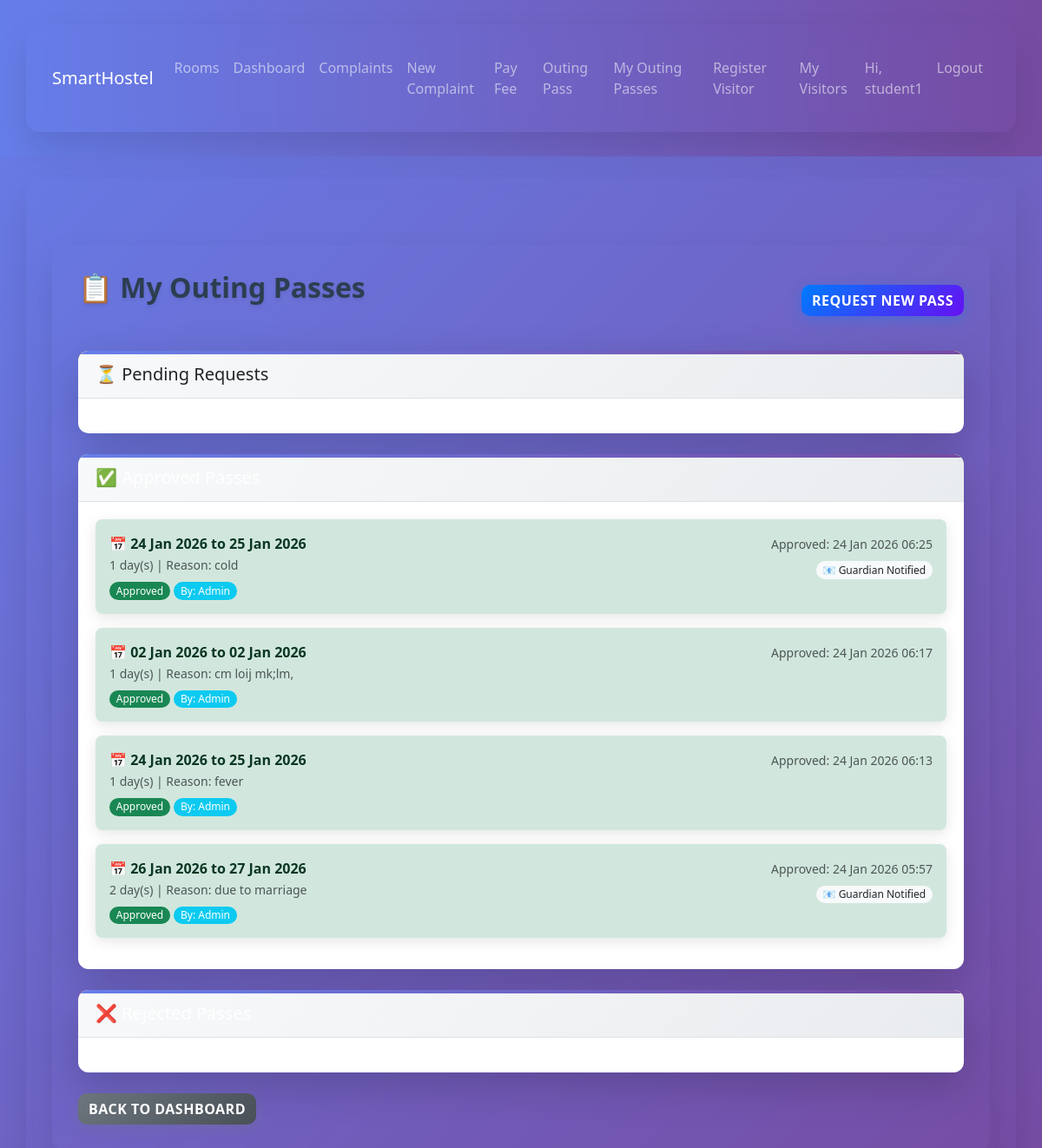
Screenshot of /outing/my-passes/ (signed in) with the database file from the repository.
### hostel/models.py (models this page shows, shortened)
class OutingPass(models.Model):
    STATUS_CHOICES = [
        ('pending', 'Pending'),
        ('approved', 'Approved'),
        ('rejected', 'Rejected'),
    ]
    student = models.ForeignKey(StudentProfile, on_delete=models.CASCADE)
    from_date = models.DateField()
    to_date = models.DateField()
    days_requested = models.PositiveIntegerField()
    reason = models.TextField()
    status = models.CharField(max_length=20, choices=STATUS_CHOICES, default='pending')
    requested_on = models.DateTimeField(auto_now_add=True)
    approved_on = models.DateTimeField(null=True, blank=True)
    approved_by = models.ForeignKey(User, on_delete=models.SET_NULL, null=True, blank=True, related_name='approved_passes')
    rejection_reason = models.TextField(blank=True)
    guardian_email = models.EmailField(blank=True)
    guardian_phone = models.CharField(max_length=20, blank=True)
    notification_sent = models.BooleanField(default=False)
    class Meta:
        ordering = ['-requested_on']

### hostel/views.py (the view)
# urls.py: path('outing/my-passes/', views.my_outing_passes, name='my_outing_passes'),
@login_required
def my_outing_passes(request):
    if request.user.is_staff:
        return redirect('admin_dashboard')
    profile = request.user.studentprofile
    passes = OutingPass.objects.filter(student=profile).order_by('-requested_on')
    return render(request, 'hostel/my_outing_passes.html', {'passes': passes})

### templates/hostel/my_outing_passes.html (shortened to what this page needs)
{% extends 'hostel/base.html' %}
{% load static %}
{% block content %}
<div class="container mt-5">
    <div class="row">
        <div class="col-md-12">
            <div class="d-flex justify-content-between align-items-center mb-4">
                <h2>📋 My Outing Passes</h2>
                <a href="{% url 'request_outing_pass' %}" class="btn btn-primary">
                     Request New Pass
                </a>
            </div>
            {% if passes %}
                <div class="card shadow-lg border-0 mb-4">
                    <div class="card-header bg-warning text-dark">
                        <h5 class="mb-0">⏳ Pending Requests</h5>
                    </div>
                    <div class="card-body">
                    </div>
                </div>
                <div class="card shadow-lg border-0 mb-4">
                    <div class="card-header bg-success text-white">
                        <h5 class="mb-0">✅ Approved Passes</h5>
                    </div>
                    <div class="card-body">
                        {% for pass in passes %}
                            {% if pass.status == 'approved' %}
                                <div class="alert alert-success mb-3 border-left border-4" style="border-left-color: #28a745 !important;">
                                    <div class="row">
                                        <div class="col-md-8">
                                            <strong>📅 {{ pass.from_date|date:"d M Y" }} to {{ pass.to_date|date:"d M Y" }}</strong>
                                            <br>
                                            <small class="text-muted">{{ pass.days_requested }} day(s) | Reason: {{ pass.reason|truncatewords:10 }}</small>
                                            <br>
                                            <span class="badge bg-success mt-2">Approved</span>
                                            {% if pass.approved_by %}
                                                <span class="badge bg-info mt-2">By: {{ pass.approved_by.first_name }}</span>
                                            {% endif %}
                                        </div>
                                        <div class="col-md-4 text-end">
                                            <small class="text-muted">Approved: {{ pass.approved_on|date:"d M Y H:i" }}</small>
                                            <br>
                                            {% if pass.notification_sent %}
                                                <span class="badge bg-light text-dark mt-2">📧 Guardian Notified</span>
                                            {% endif %}
                                        </div>
                                    </div>
                                </div>
                            {% endif %}
                        {% endfor %}
                    </div>
                </div>
                <div class="card shadow-lg border-0 mb-4">
                    <div class="card-header bg-danger text-white">
                        <h5 class="mb-0">❌ Rejected Passes</h5>
                    </div>
                    <div class="card-body">
                    </div>
                </div>
            {% endif %}
            <div class="mt-4">
                <a href="{% url 'student_dashboard' %}" class="btn btn-secondary">
                     Back to Dashboard
                </a>
            </div>
        </div>
    </div>
</div>
{% endblock %}

### templates/hostel/base.html (shortened to what this page needs)
{% load static %}
<!doctype html>
<html lang="en">
  <head>
    <link href="https://cdn.jsdelivr.net/npm/bootstrap@5.3.2/dist/css/bootstrap.min.css" rel="stylesheet">
    <link href="{% static 'hostel/css/style.css' %}" rel="stylesheet">
  </head>
  <body>
    <nav class="navbar navbar-expand-lg navbar-dark mb-4" style="background: linear-gradient(90deg, #667eea 0%, #764ba2 100%);">
      <div class="container">
        <a class="navbar-brand" href="{% url 'home' %}">SmartHostel</a>
        <div class="collapse navbar-collapse" id="nav">
          <ul class="navbar-nav me-auto">
            {% if not user.is_staff %}
              <li class="nav-item"><a class="nav-link" href="{% url 'rooms' %}">Rooms</a></li>
            {% endif %}
            {% if user.is_authenticated %}
              {% if not user.is_staff %}
                <li class="nav-item"><a class="nav-link" href="{% url 'dashboard' %}">Dashboard</a></li>
                <li class="nav-item"><a class="nav-link" href="{% url 'complaints' %}">Complaints</a></li>
              {% endif %}
              {% if not user.is_staff %}
                <li class="nav-item"><a class="nav-link" href="{% url 'submit_complaint' %}">New Complaint</a></li>
                <li class="nav-item"><a class="nav-link" href="{% url 'make_payment' %}">Pay Fee</a></li>
                <li class="nav-item"><a class="nav-link" href="{% url 'request_outing_pass' %}">Outing Pass</a></li>
                <li class="nav-item"><a class="nav-link" href="{% url 'my_outing_passes' %}">My Outing Passes</a></li>
                <li class="nav-item"><a class="nav-link" href="{% url 'visitor_register' %}">Register Visitor</a></li>
                <li class="nav-item"><a class="nav-link" href="{% url 'visitor_status' %}">My Visitors</a></li>
              {% endif %}
            {% endif %}
          </ul>
          <ul class="navbar-nav">
            {% if user.is_authenticated %}
              <li class="nav-item"><span class="nav-link">Hi, {{ user.username }}</span></li>
              <li class="nav-item"><a class="nav-link" href="{% url 'logout' %}">Logout</a></li>
            {% else %}
              <li class="nav-item"><a class="nav-link" href="{% url 'login' %}">Login</a></li>
              <li class="nav-item"><a class="nav-link" href="{% url 'signup' %}">Sign up</a></li>
            {% endif %}
          </ul>
        </div>
      </div>
    </nav>
    <div class="container">
      {% block content %}{% endblock %}
    </div>
  </body>
</html>

### static/hostel/css/style.css (style rules this page uses)
body { font-family: 'Segoe UI', Tahoma, Geneva, Verdana, sans-serif; background: linear-gradient(135deg, #667eea 0%, #764ba2 100%); min-height: 100vh; margin: 0; }
.container { border-radius: 15px; box-shadow: 0 20px 40px rgba(0, 0, 0, 0.1); margin: 20px auto; padding: 30px; backdrop-filter: blur(10px); }
h2 { color: #2c3e50; font-weight: 700; text-align: center; margin-bottom: 30px; text-shadow: 0 2px 4px rgba(0, 0, 0, 0.1); }
.alert { border-radius: 10px; border: none; box-shadow: 0 4px 15px rgba(0, 0, 0, 0.1); animation: slideInDown 0.5s ease-out; }
.card { border: none; border-radius: 15px; box-shadow: 0 8px 25px rgba(0, 0, 0, 0.15); transition: all 0.3s cubic-bezier(0.4, 0, 0.2, 1); overflow: hidden; position: relative; }
.card::before { content: ''; position: absolute; top: 0; left: 0; right: 0; height: 4px; background: linear-gradient(90deg, #667eea, #764ba2); }
.card-header { background: linear-gradient(135deg, #f8f9fa 0%, #e9ecef 100%); border-bottom: 1px solid #dee2e6; font-weight: 600; color: #495057; padding: 15px 20px; }
.card-body { padding: 20px; }
.btn { border-radius: 10px; font-weight: 600; text-transform: uppercase; letter-spacing: 0.5px; transition: all 0.3s ease; position: relative; overflow: hidden; border: none; }
.btn::before { content: ''; position: absolute; top: 0; left: -100%; width: 100%; height: 100%; background: linear-gradient(90deg, transparent, rgba(255,255,255,0.2), transparent); transition: left 0.5s; }
.btn-primary { background: linear-gradient(135deg, #007bff 0%, #6610f2 100%); box-shadow: 0 4px 15px rgba(0, 123, 255, 0.3); }
.btn-secondary { background: linear-gradient(135deg, #6c757d 0%, #495057 100%); box-shadow: 0 4px 15px rgba(108, 117, 125, 0.3); }
.badge { border-radius: 20px; font-weight: 500; }

### templates/hostel/my_outing_passes.html (style rules this page uses)
.alert { border-radius: 0.5rem; transition: transform 0.3s ease; }
.card { border-radius: 0.75rem; transition: transform 0.3s ease, box-shadow 0.3s ease; }

### rows the page displays
OutingPass: from_date "24 Jan 2026", to_date "25 Jan 2026", days_requested "1", reason "cold", approved_by.first_name "Admin", approved_on "24 Jan 2026 06:25", notification_sent "📧 Guardian Notified"
OutingPass: from_date "02 Jan 2026", to_date "02 Jan 2026", days_requested "1", reason "cm loij mk;lm,", approved_by.first_name "Admin", approved_on "24 Jan 2026 06:17"
OutingPass: from_date "24 Jan 2026", to_date "25 Jan 2026", days_requested "1", reason "fever", approved_by.first_name "Admin", approved_on "24 Jan 2026 06:13"
OutingPass: from_date "26 Jan 2026", to_date "27 Jan 2026", days_requested "2", reason "due to marriage", approved_by.first_name "Admin", approved_on "24 Jan 2026 05:57", notification_sent "📧 Guardian Notified"

### other values shown
{{ user.username }} "student1"
